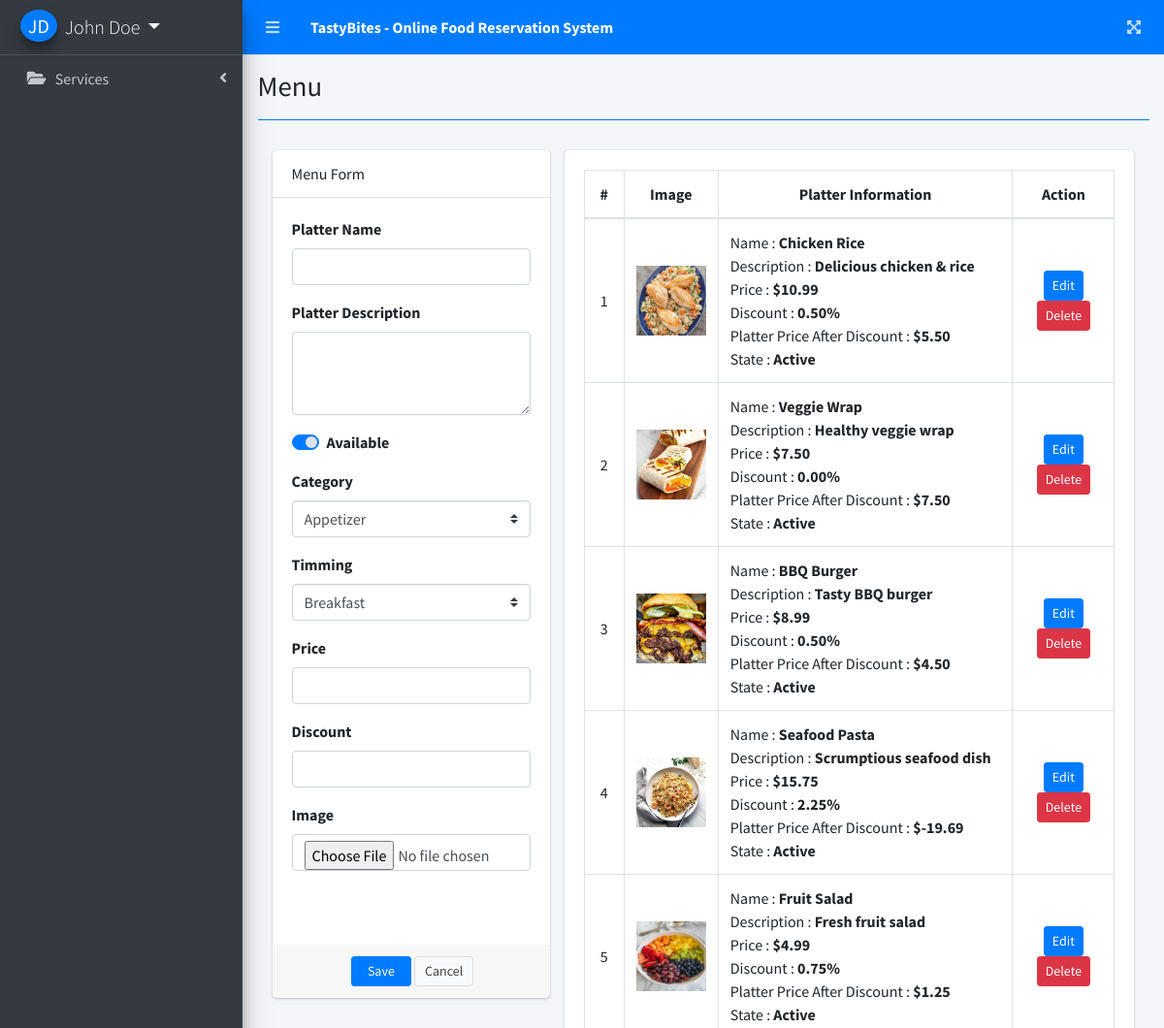
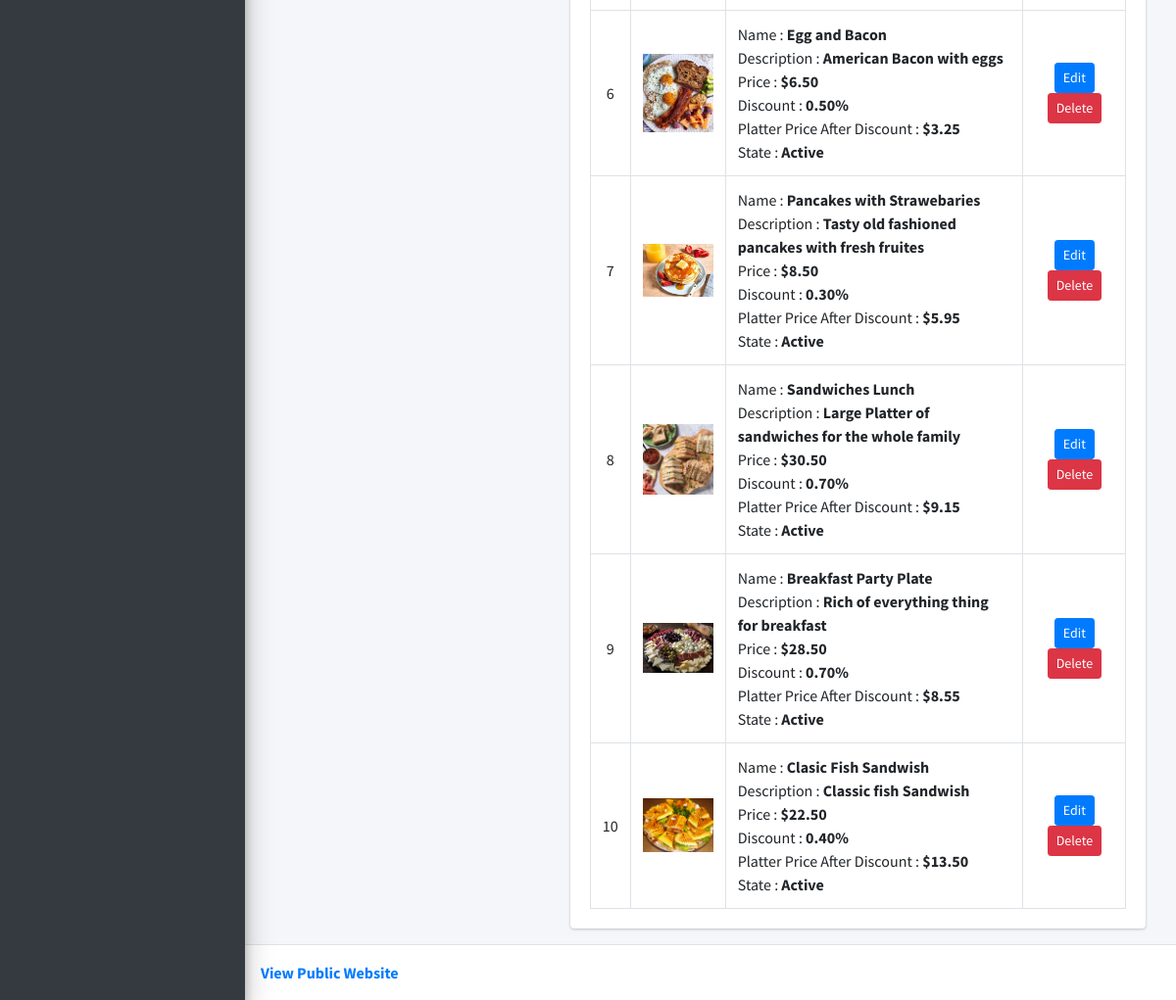
/Admin_Section/index.php?page=menu (signed in), run on the app's committed database (2 pictures, top to bottom).
### tables this page shows
CREATE TABLE `platters` (
  `Platter_ID` int(11) NOT NULL,
  `Timing_ID` int(11) NOT NULL,
  `Category_ID` int(11) NOT NULL,
  `Platter` varchar(255) DEFAULT NULL,
  `Platter_price` decimal(10,2) DEFAULT NULL,
  `Platter_small_description` text DEFAULT NULL,
  `Platter_image` varchar(255) DEFAULT NULL,
  `Platter_discount` decimal(5,2) DEFAULT NULL,
  `Platter_status` tinyint(1) DEFAULT NULL
);

### Admin_Section/menu.php (the view, shortened to what this page needs)
<?php include('db_connect.php');?>
<div class="container-fluid">
	<div class="col-lg-12">
		<div class="row">
			<div class="col-md-4">
			<form action="" id="manage-menu">
				<div class="card">
					<div class="card-header">
						    Menu Form
				  	</div>
					<div class="card-body">
							<div class="form-group">
								<label class="control-label">Platter Name</label>
								<input type="text" class="form-control" name="name">
							</div>
							<div class="form-group">
								<label class="control-label">Platter Description</label>
								<textarea cols="30" rows="3" class="form-control" name="description"></textarea>
							</div>
							<div class="form-group">
								<div class="custom-control custom-switch">
								  <label class="custom-control-label" for="availability">Available</label>
								</div>
							</div>
							<div class="form-group">
								<label class="control-label">Category</label>
								<select name="category_id" id="" class="custom-select browser-default">
									<?php
									$cat = $conn->query("SELECT * FROM categories order by Category asc ");
									while($row=$cat->fetch_assoc()):
									?>
									<option value="<?php echo $row['Category_ID'] ?>"><?php echo $row['Category'] ?></option>
									<?php endwhile; ?>
								</select>
							</div>
							<div class="form-group">
								<label class="control-label">Timming</label>
								<select name="timing_id" id="" class="custom-select browser-default">
									<?php
									$cat = $conn->query("SELECT * FROM Timings order by Timing asc ");
									while($row=$cat->fetch_assoc()):
									?>
									<option value="<?php echo $row['Timing_ID'] ?>"><?php echo $row['Timing'] ?></option>
									<?php endwhile; ?>
								</select>
							</div>
							<div class="form-group">
								<label class="control-label">Price</label>
								<input type="number" class="form-control text-right" name="price" step="any">
							</div>
							<div class="form-group">
								<label class="control-label">Discount</label>
								<input type="number" class="form-control text-right" name="discount" step="any">
							</div>
							<div class="form-group">
								<label for="" class="control-label">Image</label>
								<input type="file" class="form-control" name="img" onchange="displayImg(this,$(this))">
							</div>
							<div class="form-group">
							</div>
					</div>
					<div class="card-footer">
						<div class="row">
							<div class="col-md-12">
								<button class="btn btn-sm btn-primary col-sm-3 offset-md-3"> Save</button>
								<button class="btn btn-sm btn-default col-sm-3" type="button" onclick="$('#manage-menu').get(0).reset()"> Cancel</button>
							</div>
						</div>
					</div>
				</div>
			</form>
			</div>
			<div class="col-md-8">
				<div class="card">
					<div class="card-body">
						<table class="table table-bordered table-hover">
							<thead>
								<tr>
									<th class="text-center">#</th>
									<th class="text-center">Image</th>
									<th class="text-center">Platter Information</th>
									<th class="text-center">Action</th>
								</tr>
							</thead>
							<tbody>
								<?php
								$i = 1;
								$cats = $conn->query("SELECT * FROM Platters order by Platter_ID asc");
								while($row=$cats->fetch_assoc()):
								?>
								<tr>
									<td class="text-center">
										<?php echo $i++ ?>
									</td>
									<td class="text-center">
										<img src="../Public_Section/assets/images/platter/<?php echo $row['Platter_image'] ; ?>" alt="" id="cimg">
									</td>
									<td class="">
										<p>Name : <b><?php echo $row['Platter'] ?></b></p>
										<p>Description : <b><?php echo $row['Platter_small_description'] ?></b></p>
										<p>Price : <b><?php echo "$".number_format($row['Platter_price'],2) ?></b></p>
										<p>Discount : <b><?php echo number_format($row['Platter_discount'],2)."%" ?></b></p>
										<p>Platter Price After Discount : <b><?php echo "$".number_format($row['Platter_price']*(1-$row['Platter_discount']),2)?></b></p>
										<p>State : <b><?php echo $row['Platter_status'] == 1 ? 'Active' : 'Inactive'; ?></b></p>
									</td>
									<td class="text-center">
										<button class="btn btn-sm btn-primary edit_menu" type="button" data-id="<?php echo $row['Platter_ID'] ?>" data-name="<?php echo $row['Platter'] ?>"
										data-status="<?php echo $row['Platter_status'] ?>" data-description="<?php echo $row['Platter_small_description'] ?>" data-price="<?php echo $row['Platter_price'] ?>"
										data-discount="<?php echo $row['Platter_discount'] ?>" data-img_path="<?php echo '../Public_Section/assets/images/Platter/' .$row['Platter_image'] ?>">Edit</button>
										<button class="btn btn-sm  delete_menu btn-danger" type="button" data-id="<?php echo $row['Platter_ID'] ?>">Delete</button>
									</td>
								</tr>
								<?php endwhile; ?>
							</tbody>
						</table>
					</div>
				</div>
			</div>
		</div>
	</div>
</div>

### Admin_Section/index.php (shortened to what this page needs)
<!DOCTYPE html>
<html lang="en">
<?php
	include('header.php');
?>
<body class="hold-transition sidebar-mini layout-fixed layout-navbar-fixed layout-footer-fixed">
<div class="wrapper">
  <?php include 'topbar.php' ?>
  <?php include 'sidebar.php' ?>
  <div class="content-wrapper">
    <div class="content-header">
      <div class="container-fluid">
        <div class="row mb-2">
          <div class="col-sm-6">
            <h1 class="m-0"><?php echo $title ?></h1>
          </div>
        </div>
            <hr class="border-primary">
      </div>
    </div>
    <section class="content">
      <div class="container-fluid">
         <?php
          $page = isset($_GET['page']) ? $_GET['page'] : 'home';
          include $page.'.php';
          ?>
      </div>
    </section>
  </div>
  <footer class="main-footer">
    <strong> <a href="../Public_Section/index.php" target="blank">View Public Website</a></strong>
  </footer>
</div>
</body>
</html>

### Admin_Section/header.php (shortened to what this page needs)
<head>
  <?php
  $title = isset($_GET['page']) ? ucwords(str_replace("_", ' ', $_GET['page'])) : "Programs";
  ?>
  <link rel="stylesheet" href="assets/plugins/fontawesome-free/css/all.min.css">
  <link rel="stylesheet" href="assets/plugins/overlayScrollbars/css/OverlayScrollbars.min.css">
  <link rel="stylesheet" href="assets/plugins/datatables-bs4/css/dataTables.bootstrap4.min.css">
  <link rel="stylesheet" href="assets/plugins/datatables-responsive/css/responsive.bootstrap4.min.css">
  <link rel="stylesheet" href="assets/plugins/datatables-buttons/css/buttons.bootstrap4.min.css">
  <link rel="stylesheet" href="assets/plugins/select2/css/select2.min.css">
  <link rel="stylesheet" href="assets/plugins/select2-bootstrap4-theme/select2-bootstrap4.min.css">
  <link rel="stylesheet" href="assets/plugins/sweetalert2-theme-bootstrap-4/bootstrap-4.min.css">
  <link rel="stylesheet" href="assets/plugins/toastr/toastr.min.css">
  <link rel="stylesheet" href="assets/plugins/dropzone/min/dropzone.min.css">
  <link rel="stylesheet" href="assets/plugins/icheck-bootstrap/icheck-bootstrap.min.css">
  <link rel="stylesheet" href="assets/dist/css/adminlte.min.css">
  <link rel="stylesheet" href="assets/dist/css/styles.css">
  <link rel="stylesheet" href="assets/plugins/summernote/summernote-bs4.min.css">
</head>

### Admin_Section/topbar.php
<nav class="main-header navbar navbar-expand navbar-primary navbar-dark ">
  <ul class="navbar-nav">
    <?php if(isset($_SESSION['login_Admin_ID'])): ?>
    <li class="nav-item">
      <a class="nav-link" data-widget="pushmenu" href="" role="button"><i class="fas fa-bars"></i></a>
    </li>
  <?php endif; ?>
    <li>
      <a class="nav-link text-white"  href="./" role="button"> <large><b>TastyBites - Online Food Reservation System</b></large></a>
    </li>
  </ul>
  <ul class="navbar-nav ml-auto">
    <li class="nav-item">
      <a class="nav-link" data-widget="fullscreen" href="#" role="button">
        <i class="fas fa-expand-arrows-alt"></i>
      </a>
    </li>
  </ul>
</nav>

### Admin_Section/sidebar.php (shortened to what this page needs)
<aside class="main-sidebar sidebar-dark-primary elevation-4">
  <div class="dropdown">
 	<a href="javascript:void(0)" class="brand-link dropdown-toggle" data-toggle="dropdown" aria-expanded="true">
      <span class="brand-image img-circle elevation-3 d-flex justify-content-center align-items-center bg-primary text-white font-weight-500" style="width: 38px;height:50px"><?php
      $fullname = $_SESSION['login_Admin_fullname'];
      $parts = explode(' ', $fullname);
      $initials = '';
      foreach ($parts as $part) {
          $initials .= substr($part, 0, 1);
      }
      echo strtoupper($initials) ?></span>
      <span class="brand-text font-weight-light"><?php echo ucwords($_SESSION['login_Admin_fullname'])?></span>
    </a>
  </div>
  <div class="sidebar">
    <nav class="mt-2">
      <ul class="nav nav-pills nav-sidebar flex-column nav-flat" data-widget="treeview" role="menu" data-accordion="false">
        <li class="nav-item">
          <a href="#" class="nav-link nav-is-tree nav-edit_document nav-view_document">
            <i class="nav-icon fa fa-folder-open"></i>
            <p>
              Services
              <i class="right fas fa-angle-left"></i>
            </p>
          </a>
        </li>
      </ul>
    </nav>
  </div>
</aside>

### Admin_Section/menu.php (style rules this page uses)
img#cimg,.cimg { max-height: 10vh; max-width: 6vw; }
td { vertical-align: middle !important; }
td p { margin: unset !important; }
.custom-switch,.custom-control-input,.custom-control-label { cursor:pointer; }

### data on the page
platters: Platter_image (picture), Platter "Chicken Rice", Platter_small_description "Delicious chicken & rice", Platter_price "10.99", Platter_discount "0.50", $row['Platter_price']*(1-$row['Platter_discount']) "5.50", Platter_status "Active"
platters: Platter_image (picture), Platter "Veggie Wrap", Platter_small_description "Healthy veggie wrap", Platter_price "7.50", Platter_discount "0.00", $row['Platter_price']*(1-$row['Platter_discount']) "7.50", Platter_status "Active"
platters: Platter_image (picture), Platter "BBQ Burger", Platter_small_description "Tasty BBQ burger", Platter_price "8.99", Platter_discount "0.50", $row['Platter_price']*(1-$row['Platter_discount']) "4.50", Platter_status "Active"
platters: Platter_image (picture), Platter "Seafood Pasta", Platter_small_description "Scrumptious seafood dish", Platter_price "15.75", Platter_discount "2.25", $row['Platter_price']*(1-$row['Platter_discount']) "-19.69", Platter_status "Active"
platters: Platter_image (picture), Platter "Fruit Salad", Platter_small_description "Fresh fruit salad", Platter_price "4.99", Platter_discount "0.75", $row['Platter_price']*(1-$row['Platter_discount']) "1.25", Platter_status "Active"
platters: Platter_image (picture), Platter "Egg and Bacon", Platter_small_description "American Bacon with eggs", Platter_price "6.50", Platter_discount "0.50", $row['Platter_price']*(1-$row['Platter_discount']) "3.25", Platter_status "Active"
platters: Platter_image (picture), Platter "Pancakes with Strawebaries", Platter_small_description "Tasty old fashioned pancakes with fresh fruites", Platter_price "8.50", Platter_discount "0.30", $row['Platter_price']*(1-$row['Platter_discount']) "5.95", Platter_status "Active"
platters: Platter_image (picture), Platter "Sandwiches Lunch", Platter_small_description "Large Platter of sandwiches for the whole family", Platter_price "30.50", Platter_discount "0.70", $row['Platter_price']*(1-$row['Platter_discount']) "9.15", Platter_status "Active"
platters: Platter_image (picture), Platter "Breakfast Party Plate", Platter_small_description "Rich of everything thing for breakfast", Platter_price "28.50", Platter_discount "0.70", $row['Platter_price']*(1-$row['Platter_discount']) "8.55", Platter_status "Active"
platters: Platter_image (picture), Platter "Clasic Fish Sandwish", Platter_small_description "Classic fish Sandwish", Platter_price "22.50", Platter_discount "0.40", $row['Platter_price']*(1-$row['Platter_discount']) "13.50", Platter_status "Active"

### other printed values
$initials "JD"
$_SESSION['login_Admin_fullname'] "John Doe"
$title "Menu"
form field category_id "Appetizer"
form field timing_id "Breakfast"
